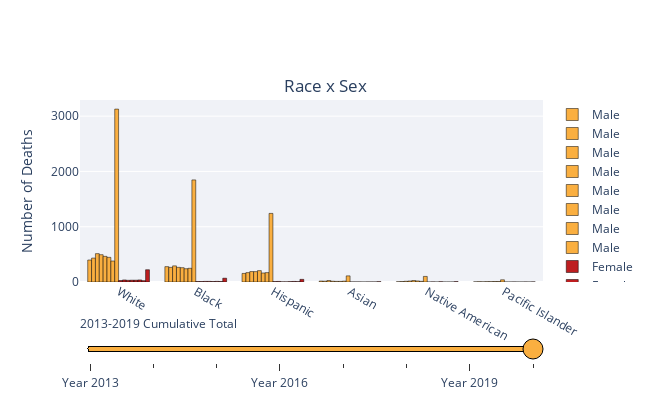

Here is the notebook cell this chart was saved with:
### Code cell
#RACE X SEX
racelist = ['White','Black','Hispanic','Asian','Native American','Pacific Islander']
sexlist = ['Male','Female']

racecol1 = []
gendercol1 = []
yearcol = []
list1 = []
for year in [2013,2014,2015,2016,2017,2018,2019,'2013-2019 Cumulative Total']:
    if type(year) == int or type(year) == float:
        trialdf = fulldb[fulldb['Year'] == year]
    else:
        trialdf = fulldb
    for race in racelist:
        for sex in sexlist:
            racecol1.append(race)
            gendercol1.append(sex)
            yearcol.append(year)
            list1.append(len(trialdf[(trialdf["Victim's race"] == race) & (trialdf["Victim's gender"] == sex)]))

            
df1 = pd.DataFrame()
df1['Race'] = racecol1
df1['Sex'] = gendercol1
df1['Year'] = yearcol
df1['Deaths'] = list1

data_slider = []
for year in [2013,2014,2015,2016,2017,2018,2019,'2013-2019 Cumulative Total']:
    data_each_yr = dict(
                        type='bar',
                        x = df1[(df1['Year'] == year) & (df1['Sex'] == 'Male')]['Race'],
                        y=df1[(df1['Year'] == year) & (df1['Sex'] == 'Male')]['Deaths'],
                        hovertemplate = '<b><i>' + str(year) +': Race -- %{x}, Sex -- Male</i></b><br><br>Number of Deaths: %{y}',
                        name = 'Male',
                        marker_color='#FAAF40',
                        marker_line_color='black')
    data_slider.append(data_each_yr)

steps = []
for i in range(len(data_slider)):
    if i < len(data_slider) - 1:
        step = dict(method='restyle',
                    args=['visible', [False] * len(data_slider)],
                    label='Year {}'.format(i + 2013))
    else:
        step = dict(method='restyle',
                    args=['visible', [False] * len(data_slider)],
                    label='2013-2019 Cumulative Total')
    step['args'][1][i] = True
    steps.append(step)
    

sliders = [dict(active=7, pad={"t": 30}, steps=steps,bgcolor='#FAAF40',bordercolor='black',activebgcolor='#BE1E20')]


layout = dict(title ={'text':'Race x Sex','x':0.5,'y':0.8},
              yaxis_title = {'text':'Number of Deaths'},
              sliders=sliders,height=400,width=650)

figracesex = go.Figure(dict(data=data_slider, layout=layout))

for year in [2013,2014,2015,2016,2017,2018,2019,'2013-2019 Cumulative Total']:
    figracesex.add_trace(go.Bar(
    x = df1[(df1['Year'] == year) & (df1['Sex'] == 'Female')]['Race'],
    y=df1[(df1['Year'] == year) & (df1['Sex'] == 'Female')]['Deaths'],
    hovertemplate = '<b><i>' + str(year) +': Race -- %{x}, Sex -- Male</i></b><br><br>Number of Deaths: %{y}',
    name = 'Female',
    marker_color='#BE1E20',
    marker_line_color='black'))


figracesex.update_layout(plot_bgcolor='#f0f2f7',paper_bgcolor='white')
figracesex.show()

### Figure 1 — Plotly figure (JSON) as saved in the notebook; plotly's stock layout.template omitted (floating-point values rounded to 4 significant figures)
{"data": [{"hovertemplate": "<b><i>2013: Race -- %{x}, Sex -- Male</i></b><br><br>Number of Deaths: %{y}", "marker": {"color": "#FAAF40", "line": {"color": "black"}}, "name": "Male", "type": "bar", "x": ["White", "Black", "Hispanic", "Asian", "Native American", "Pacific Islander"], "y": [398, 278, 155, 17, 4, 2]}, {"hovertemplate": "<b><i>2014: Race -- %{x}, Sex -- Male</i></b><br><br>Number of Deaths: %{y}", "marker": {"color": "#FAAF40", "line": {"color": "black"}}, "name": "Male", "type": "bar", "x": ["White", "Black", "Hispanic", "Asian", "Native American", "Pacific Islander"], "y": [433, 265, 170, 15, 8, 5]}, {"hovertemplate": "<b><i>2015: Race -- %{x}, Sex -- Male</i></b><br><br>Number of Deaths: %{y}", "marker": {"color": "#FAAF40", "line": {"color": "black"}}, "name": "Male", "type": "bar", "x": ["White", "Black", "Hispanic", "Asian", "Native American", "Pacific Islander"], "y": [513, 292, 189, 27, 13, 3]}, {"hovertemplate": "<b><i>2016: Race -- %{x}, Sex -- Male</i></b><br><br>Number of Deaths: %{y}", "marker": {"color": "#FAAF40", "line": {"color": "black"}}, "name": "Male", "type": "bar", "x": ["White", "Black", "Hispanic", "Asian", "Native American", "Pacific Islander"], "y": [494, 265, 188, 14, 18, 6]}, {"hovertemplate": "<b><i>2017: Race -- %{x}, Sex -- Male</i></b><br><br>Number of Deaths: %{y}", "marker": {"color": "#FAAF40", "line": {"color": "black"}}, "name": "Male", "type": "bar", "x": ["White", "Black", "Hispanic", "Asian", "Native American", "Pacific Islander"], "y": [464, 259, 206, 11, 27, 6]}, {"hovertemplate": "<b><i>2018: Race -- %{x}, Sex -- Male</i></b><br><br>Number of Deaths: %{y}", "marker": {"color": "#FAAF40", "line": {"color": "black"}}, "name": "Male", "type": "bar", "x": ["White", "Black", "Hispanic", "Asian", "Native American", "Pacific Islander"], "y": [446, 240, 163, 11, 19, 9]}, {"hovertemplate": "<b><i>2019: Race -- %{x}, Sex -- Male</i></b><br><br>Number of Deaths: %{y}", "marker": {"color": "#FAAF40", "line": {"color": "black"}}, "name": "Male", "type": "bar", "x": ["White", "Black", "Hispanic", "Asian", "Native American", "Pacific Islander"], "y": [380, 248, 170, 16, 12, 9]}, {"hovertemplate": "<b><i>2013-2019 Cumulative Total: Race -- %{x}, Sex -- Male</i></b><br><br>Number of Deaths: %{y}", "marker": {"color": "#FAAF40", "line": {"color": "black"}}, "name": "Male", "type": "bar", "x": ["White", "Black", "Hispanic", "Asian", "Native American", "Pacific Islander"], "y": [3128, 1847, 1241, 111, 101, 40]}, {"hovertemplate": "<b><i>2013: Race -- %{x}, Sex -- Male</i></b><br><br>Number of Deaths: %{y}", "marker": {"color": "#BE1E20", "line": {"color": "black"}}, "name": "Female", "type": "bar", "x": ["White", "Black", "Hispanic", "Asian", "Native American", "Pacific Islander"], "y": [27, 9, 8, 1, 0, 0]}, {"hovertemplate": "<b><i>2014: Race -- %{x}, Sex -- Male</i></b><br><br>Number of Deaths: %{y}", "marker": {"color": "#BE1E20", "line": {"color": "black"}}, "name": "Female", "type": "bar", "x": ["White", "Black", "Hispanic", "Asian", "Native American", "Pacific Islander"], "y": [37, 9, 10, 1, 2, 0]}, {"hovertemplate": "<b><i>2015: Race -- %{x}, Sex -- Male</i></b><br><br>Number of Deaths: %{y}", "marker": {"color": "#BE1E20", "line": {"color": "black"}}, "name": "Female", "type": "bar", "x": ["White", "Black", "Hispanic", "Asian", "Native American", "Pacific Islander"], "y": [31, 11, 3, 1, 0, 1]}, {"hovertemplate": "<b><i>2016: Race -- %{x}, Sex -- Male</i></b><br><br>Number of Deaths: %{y}", "marker": {"color": "#BE1E20", "line": {"color": "black"}}, "name": "Female", "type": "bar", "x": ["White", "Black", "Hispanic", "Asian", "Native American", "Pacific Islander"], "y": [33, 11, 3, 0, 5, 0]}, {"hovertemplate": "<b><i>2017: Race -- %{x}, Sex -- Male</i></b><br><br>Number of Deaths: %{y}", "marker": {"color": "#BE1E20", "line": {"color": "black"}}, "name": "Female", "type": "bar", "x": ["White", "Black", "Hispanic", "Asian", "Native American", "Pacific Islander"], "y": [33, 9, 7, 1, 0, 0]}, {"hovertemplate": "<b><i>2018: Race -- %{x}, Sex -- Male</i></b><br><br>Number of Deaths: %{y}", "marker": {"color": "#BE1E20", "line": {"color": "black"}}, "name": "Female", "type": "bar", "x": ["White", "Black", "Hispanic", "Asian", "Native American", "Pacific Islander"], "y": [37, 11, 10, 1, 0, 1]}, {"hovertemplate": "<b><i>2019: Race -- %{x}, Sex -- Male</i></b><br><br>Number of Deaths: %{y}", "marker": {"color": "#BE1E20", "line": {"color": "black"}}, "name": "Female", "type": "bar", "x": ["White", "Black", "Hispanic", "Asian", "Native American", "Pacific Islander"], "y": [24, 9, 7, 1, 0, 0]}, {"hovertemplate": "<b><i>2013-2019 Cumulative Total: Race -- %{x}, Sex -- Male</i></b><br><br>Number of Deaths: %{y}", "marker": {"color": "#BE1E20", "line": {"color": "black"}}, "name": "Female", "type": "bar", "x": ["White", "Black", "Hispanic", "Asian", "Native American", "Pacific Islander"], "y": [222, 69, 48, 6, 7, 2]}], "layout": {"height": 400, "paper_bgcolor": "white", "plot_bgcolor": "#f0f2f7", "sliders": [{"active": 7, "activebgcolor": "#BE1E20", "bgcolor": "#FAAF40", "bordercolor": "black", "pad": {"t": 30}, "steps": [{"args": ["visible", [true, false, false, false, false, false, false, false]], "label": "Year 2013", "method": "restyle"}, {"args": ["visible", [false, true, false, false, false, false, false, false]], "label": "Year 2014", "method": "restyle"}, {"args": ["visible", [false, false, true, false, false, false, false, false]], "label": "Year 2015", "method": "restyle"}, {"args": ["visible", [false, false, false, true, false, false, false, false]], "label": "Year 2016", "method": "restyle"}, {"args": ["visible", [false, false, false, false, true, false, false, false]], "label": "Year 2017", "method": "restyle"}, {"args": ["visible", [false, false, false, false, false, true, false, false]], "label": "Year 2018", "method": "restyle"}, {"args": ["visible", [false, false, false, false, false, false, true, false]], "label": "Year 2019", "method": "restyle"}, {"args": ["visible", [false, false, false, false, false, false, false, true]], "label": "2013-2019 Cumulative Total", "method": "restyle"}]}], "title": {"text": "Race x Sex", "x": 0.5, "y": 0.8}, "width": 650, "yaxis": {"title": {"text": "Number of Deaths"}}}}
